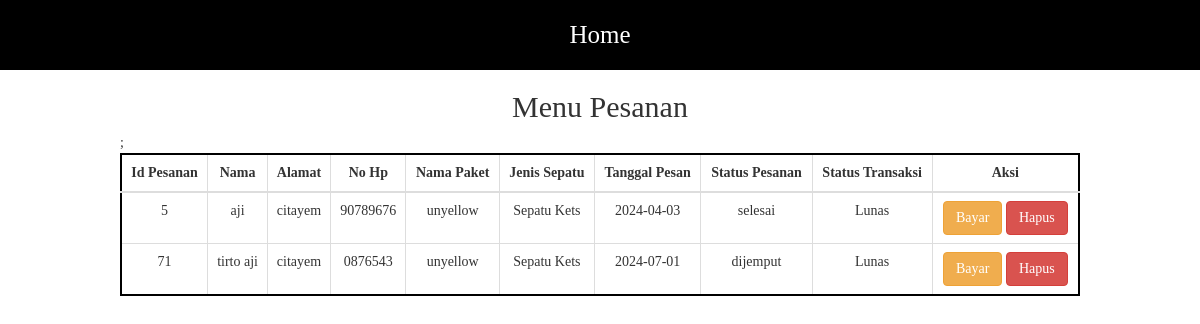
Page /pesanPeng.php on the committed database.
### tables this page shows
CREATE TABLE `data_pesanan` (
  `id_pesanan` int(11) NOT NULL,
  `nama_pem` varchar(100) NOT NULL,
  `alamat_pem` text NOT NULL,
  `nohp_pem` varchar(20) NOT NULL,
  `id_paket` int(11) NOT NULL,
  `id_jenis` int(11) NOT NULL,
  `tanggal_pesan` date NOT NULL,
  `status_pes` varchar(128) NOT NULL,
  `status_transaksi` varchar(128) NOT NULL
);

CREATE TABLE `layanan` (
  `id_paket` int(11) NOT NULL,
  `nama_paket` varchar(100) NOT NULL,
  `desk_paket` text NOT NULL,
  `foto_paket` varchar(200) NOT NULL,
  `harga_paket` int(11) NOT NULL
);

CREATE TABLE `data_jenis` (
  `id_jenis` int(11) NOT NULL,
  `jenis_sepatu` varchar(25) NOT NULL
);

### pesanPeng.php (the view, shortened to what this page needs)
<?php
include "./admin/function.php";
?>
<!DOCTYPE html>
<html lang="en">
<head>
    <link rel="stylesheet" href="./admin/assets/css/style2.css">
    <link rel="stylesheet" href="admin/assets/css/bootstrap.css">
</head>
<body>
     <header class="header" id="home">
        <div class="nav_container">
            <nav class="nav_content">
                <a href="home.php">Home</a>
            </nav>
        </div>
    </header>
    <div class="title-pes">
        <h2>
            Menu Pesanan
        </h2>
    </div>
    <div class="content-table">
        <div class="wrapper-table">
            <table class="table table-bordered text-center">
                <thead>
                    <tr>
                        <th>Id Pesanan</th>
                        <th>Nama</th>
                        <th>Alamat</th>
                        <th>No Hp</th>
                        <th>Nama Paket</th>
                        <th>Jenis Sepatu</th>
                        <th>Tanggal Pesan</th>
                        <th>Status Pesanan</th>
                        <th>Status Transaksi</th>
                        <th>Aksi</th>
                    </tr>
                </thead>
                <tbody>
                    <?php
                    $query = mysqli_query($koneksi, "SELECT * FROM data_pesanan INNER JOIN layanan ON data_pesanan.id_paket = layanan.id_paket INNER JOIN data_jenis ON data_pesanan.id_jenis = data_jenis.id_jenis");
                    while ($data = $query->fetch_array()) {
                    ?>
                        <tr>
                            <td><?php echo $data['id_pesanan']; ?></td>
                            <td><?php echo $data['nama_pem']; ?></td>
                            <td><?php echo $data['alamat_pem']; ?></td>
                            <td><?php echo $data['nohp_pem']; ?></td>
                            <td><?php echo $data['nama_paket']; ?></td>
                            <td><?php echo $data['jenis_sepatu']; ?></td>
                            <td><?php echo $data['tanggal_pesan']; ?></td>
                            <td><?php echo $data['status_pes']; ?></td>
                            <td><?php echo $data['status_transaksi']; ?></td>
                            <td>
                                <span>
                                    <a href="bayarPeng.php?id=<?php echo $data['id_pesanan']; ?>" class="btn btn-warning">Bayar</a>
                                    <a href="hapusPesanan.php?id=<?php echo $data['id_pesanan']; ?>" class="btn btn-danger" onclick="return confirm('Apakah Anda yakin ingin menghapus pesanan ini?');">Hapus</a>
                                </span>
                            </td>
                        </tr>
                        <?php } ?>;
                </tbody>
            </table>
        </div>
    </div>
</body>
</html>

### admin/assets/css/style2.css (style rules this page uses)
* { box-sizing: border-box; margin: 0; padding: 0; }
.title-pes > h2 { text-align: center; }
.wrapper-table { width: 80%; }
.wrapper-table > table { border: solid 2px #000; }
.content-table { display: flex; justify-content: center; align-items: center; overflow-x: auto; }
.header { display: flex; justify-content: center; align-items: center; height: 70px; padding: 10px 20px; background-color: #000; }
.nav_content { display: flex; justify-content: center; }
.nav_content a { color: white; text-decoration: none; font-size: 25px; }

### rows in the picture
data_pesanan: id_pesanan "5", nama_pem "aji", alamat_pem "citayem", nohp_pem "90789676", id_paket.nama_paket "unyellow", id_jenis.jenis_sepatu "Sepatu Kets", tanggal_pesan "2024-04-03", status_pes "selesai", status_transaksi "Lunas"
data_pesanan: id_pesanan "71", nama_pem "tirto aji", alamat_pem "citayem", nohp_pem "0876543", id_paket.nama_paket "unyellow", id_jenis.jenis_sepatu "Sepatu Kets", tanggal_pesan "2024-07-01", status_pes "dijemput", status_transaksi "Lunas"
